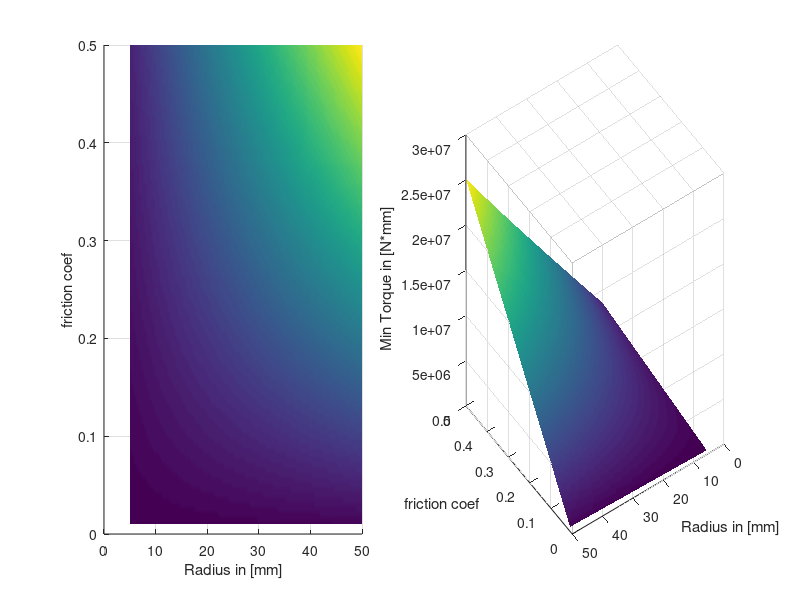

Here is the MATLAB script that generated this plot:
%% 1
%
% PL: Badanie zależności wymaganego 
% momentu obrotowego silnika 
% od promienia i współczynnika tarcia koła.
%
% ENG: Examination of electrical motor torque model in reference to wheel
% radius and friction coefficient
% 

%% INPUT PARAMETERS
%
% For given equation M_n > R*mu*N
% M_n - Torque, R - radius of wheel, mu - friction coef, N - pressure force
% generated by mass of robot
% 
% Let's analyze and plot dependencies
% 

M = 100;  % mas of robot "per wheel" in grams
g = 9810    % gravitational acceleration mm/s^2
% N = M * g;

mu = [0.01 :0.005: 0.5];    % coefs vector
R  = [5 :0.5: 50];            % radius coef

% mass of roboto depends on mass of wheels:
% M = M + C*R.^2
%C - constant coef
C = 0.001; % example value, in g/mm^2 unit


%% Calculations
%
X = zeros(99,91);
for k = 1 : length(mu)
    for m = 1 : length(R)
    X(k,m) =   mu(k)*R(m)*((M + C*R(m)*R(m))*g);      
    end
end



figure
subplot(1,2,1)
title('Minimal torque plot')
 
surf(R,mu,X)
shading('interp')
xlabel('Radius in [mm]');
ylabel('friction coef');
zlabel('Min Torque in [N*mm]')
view(0,90)

subplot(1,2,2)
surf(R,mu,X)
shading('interp')
xlabel('Radius in [mm]');
ylabel('friction coef');
zlabel('Min Torque in [N*mm]')
view(-145,-30)
